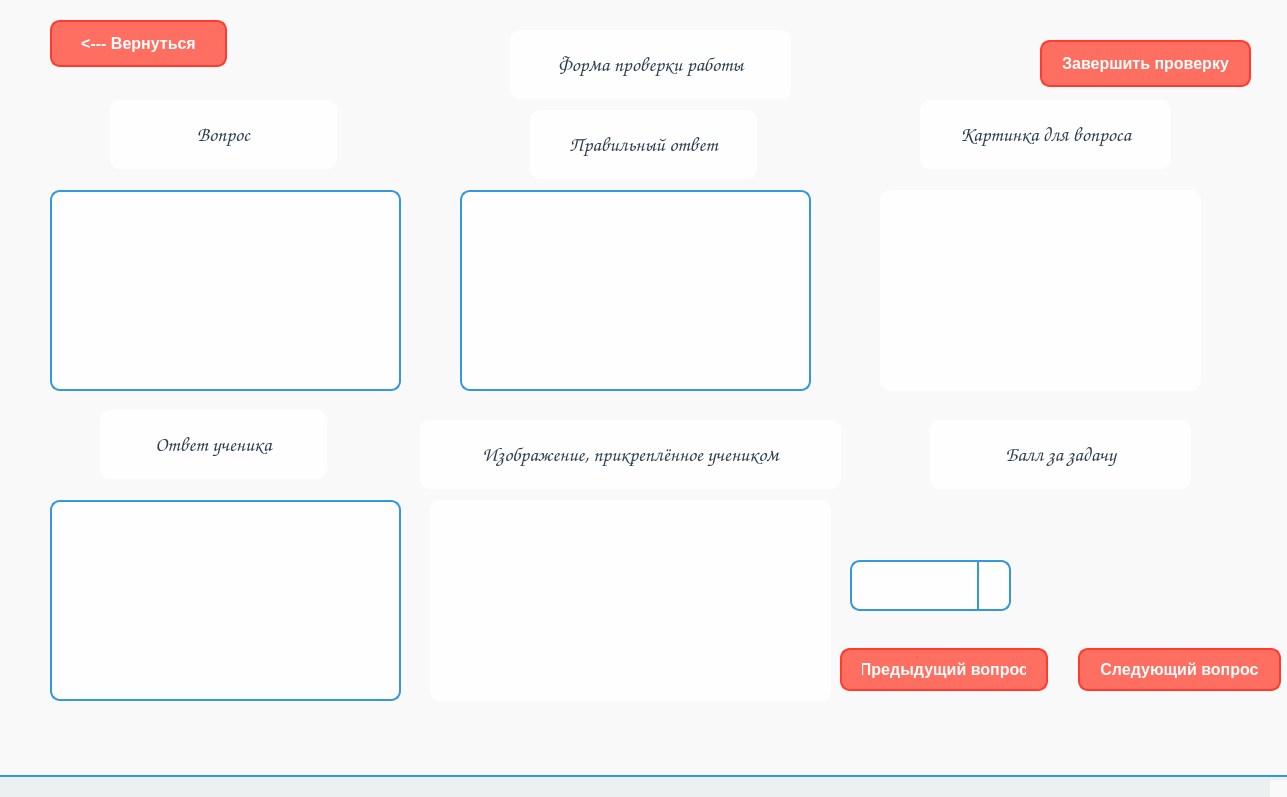
<?xml version="1.0" encoding="UTF-8"?>
<ui version="4.0">
 <class>MainWindow</class>
 <widget class="QMainWindow" name="MainWindow">
  <property name="geometry">
   <rect>
    <x>0</x>
    <y>0</y>
    <width>1287</width>
    <height>797</height>
   </rect>
  </property>
  <property name="windowTitle">
   <string>MainWindow</string>
  </property>
  <property name="styleSheet">
   <string notr="true">/* General Settings */
QWidget {
    font-family: &quot;Comic Sans MS&quot;; /* Fun and playful font */
    font-size: 14px;
    color: #2c3e50; /* Dark blue for text */
    background-color: #f9f9f9; /* Light gray background */
}

/* Background Images for Different Pages */
QWidget#mathPage {
    background-image: url(:/backgrounds/math_background.png); /* Math-themed background */
    background-position: center;
    background-repeat: no-repeat;
    background-size: cover;
}

QWidget#sciencePage {
    background-image: url(:/backgrounds/science_background.png); /* Science-themed background */
    background-position: center;
    background-repeat: no-repeat;
    background-size: cover;
}

QWidget#literaturePage {
    background-image: url(:/backgrounds/literature_background.png); /* Literature-themed background */
    background-position: center;
    background-repeat: no-repeat;
    background-size: cover;
}

QWidget#historyPage {
    background-image: url(:/backgrounds/history_background.png); /* History-themed background */
    background-position: center;
    background-repeat: no-repeat;
    background-size: cover;
}

/* Buttons */
QPushButton {
    background-color: #ff6f61; /* Coral */
    color: white;
    border: 2px solid #ff3b2f; /* Darker coral */
    border-radius: 10px;
    padding: 10px 20px;
    font-weight: bold;
    font-size: 16px;
}

QPushButton:hover {
    background-color: #ff3b2f; /* Darker coral on hover */
}

QPushButton:pressed {
    background-color: #ff1a1a; /* Even darker coral when pressed */
}

QPushButton:disabled {
    background-color: #bdc3c7; /* Gray */
    color: #7f8c8d; /* Light gray text */
    border: 2px solid #95a5a6;
}

/* Line Edits */
QLineEdit {
    background-color: rgba(255, 255, 255, 0.9); /* Semi-transparent white */
    border: 2px solid #3498db; /* Blue border */
    border-radius: 10px;
    padding: 10px;
    font-size: 14px;
}

QLineEdit:focus {
    border: 2px solid #ff6f61; /* Coral border when focused */
}

/* Labels */
QLabel {
    color: #2c3e50; /* Dark blue */
    font-size: 14px;
    background-color: rgba(255, 255, 255, 0.8); /* Semi-transparent white */
    border-radius: 10px;
    padding: 10px;
}

QLabel#titleLabel {
    font-size: 24px;
    font-weight: bold;
    color: #3498db; /* Blue for titles */
    background-color: transparent; /* No background for titles */
}

/* Combo Boxes */
QComboBox {
    background-color: rgba(255, 255, 255, 0.9); /* Semi-transparent white */
    border: 2px solid #3498db; /* Blue border */
    border-radius: 10px;
    padding: 10px;
    font-size: 14px;
}

QComboBox::drop-down {
    subcontrol-origin: padding;
    subcontrol-position: top right;
    width: 30px;
    border-left: 2px solid #3498db;
}

QComboBox::down-arrow {
    image: url(:/icons/down_arrow.png); /* Replace with your icon */
}

QComboBox QAbstractItemView {
    background-color: white;
    border: 2px solid #3498db;
    selection-background-color: #ff6f61; /* Coral for selected item */
    selection-color: white;
}

/* Check Boxes */
QCheckBox {
    color: #2c3e50;
    background-color: rgba(255, 255, 255, 0.8); /* Semi-transparent white */
    border-radius: 10px;
    padding: 10px;
}

QCheckBox::indicator {
    width: 20px;
    height: 20px;
}

QCheckBox::indicator:checked {
    image: url(:/icons/checked.png); /* Replace with your icon */
}

QCheckBox::indicator:unchecked {
    image: url(:/icons/unchecked.png); /* Replace with your icon */
}

/* Radio Buttons */
QRadioButton {
    color: #2c3e50;
    background-color: rgba(255, 255, 255, 0.8); /* Semi-transparent white */
    border-radius: 10px;
    padding: 10px;
}

QRadioButton::indicator {
    width: 20px;
    height: 20px;
}

QRadioButton::indicator:checked {
    image: url(:/icons/radio_checked.png); /* Replace with your icon */
}

QRadioButton::indicator:unchecked {
    image: url(:/icons/radio_unchecked.png); /* Replace with your icon */
}

/* Progress Bars */
QProgressBar {
    background-color: #bdc3c7;
    border: 2px solid #95a5a6;
    border-radius: 10px;
    text-align: center;
    color: #2c3e50;
}

QProgressBar::chunk {
    background-color: #ff6f61; /* Coral */
    border-radius: 10px;
}

/* Spin Boxes */
QSpinBox {
    background-color: rgba(255, 255, 255, 0.9); /* Semi-transparent white */
    border: 2px solid #3498db; /* Blue border */
    border-radius: 10px;
    padding: 10px;
    font-size: 14px;
}

QSpinBox::up-button, QSpinBox::down-button {
    subcontrol-origin: border;
    subcontrol-position: top right;
    width: 30px;
    border-left: 2px solid #3498db;
}

QSpinBox::up-arrow {
    image: url(:/icons/up_arrow.png); /* Replace with your icon */
}

QSpinBox::down-arrow {
    image: url(:/icons/down_arrow.png); /* Replace with your icon */
}

/* Group Boxes */
QGroupBox {
    border: 2px solid #3498db; /* Blue border */
    border-radius: 10px;
    margin-top: 10px;
    padding-top: 15px;
    font-weight: bold;
    color: #3498db; /* Blue for group box titles */
    background-color: rgba(255, 255, 255, 0.8); /* Semi-transparent white */
}

QGroupBox::title {
    subcontrol-origin: margin;
    subcontrol-position: top left;
    padding: 0 10px;
}

/* Tabs */
QTabWidget::pane {
    border: 2px solid #3498db; /* Blue border */
    border-radius: 10px;
    padding: 10px;
    background-color: rgba(255, 255, 255, 0.9); /* Semi-transparent white */
}

QTabBar::tab {
    background-color: #ecf0f1;
    border: 2px solid #3498db;
    border-bottom: none;
    padding: 10px 20px;
    border-top-left-radius: 10px;
    border-top-right-radius: 10px;
    font-size: 14px;
}

QTabBar::tab:selected {
    background-color: white;
    border-bottom: 2px solid white;
}

QTabBar::tab:hover {
    background-color: #ff6f61; /* Coral on hover */
    color: white;
}

/* Scroll Bars */
QScrollBar:horizontal, QScrollBar:vertical {
    background-color: #ecf0f1;
    border-radius: 10px;
}

QScrollBar::handle:horizontal, QScrollBar::handle:vertical {
    background-color: #ff6f61; /* Coral */
    border-radius: 10px;
}

QScrollBar::add-line, QScrollBar::sub-line {
    background: none;
}

/* Tool Tips */
QToolTip {
    background-color: #ff6f61; /* Coral */
    color: white;
    border: 2px solid #ff3b2f;
    padding: 10px;
    border-radius: 10px;
}

/* Menus */
QMenuBar {
    background-color: #ecf0f1;
    color: #2c3e50;
}

QMenuBar::item {
    padding: 10px 20px;
}

QMenuBar::item:selected {
    background-color: #ff6f61; /* Coral */
    color: white;
}

QMenu {
    background-color: white;
    border: 2px solid #3498db;
    padding: 10px;
}

QMenu::item {
    padding: 10px 20px;
}

QMenu::item:selected {
    background-color: #ff6f61; /* Coral */
    color: white;
}

/* Tables */
QTableView {
    background-color: white;
    border: 2px solid #3498db;
    border-radius: 10px;
}

QTableView::item {
    padding: 10px;
}

QTableView::item:selected {
    background-color: #ff6f61; /* Coral */
    color: white;
}

/* Text Edit */
QTextEdit {
    background-color: rgba(255, 255, 255, 0.9); /* Semi-transparent white */
    border: 2px solid #3498db;
    border-radius: 10px;
    padding: 10px;
}

QTextEdit:focus {
    border: 2px solid #ff6f61; /* Coral */
}

/* Status Bar */
QStatusBar {
    background-color: #ecf0f1;
    border-top: 2px solid #3498db;
    padding: 10px;
}

/* Tool Bars */
QToolBar {
    background-color: #ecf0f1;
    border-bottom: 2px solid #3498db;
    padding: 10px;
}

QToolBar::separator {
    background-color: #3498db;
    width: 2px;
    margin: 10px;
}</string>
  </property>
  <widget class="QWidget" name="centralwidget">
   <widget class="QLabel" name="label">
    <property name="geometry">
     <rect>
      <x>510</x>
      <y>30</y>
      <width>281</width>
      <height>69</height>
     </rect>
    </property>
    <property name="font">
     <font>
      <family>Comic Sans MS</family>
      <pointsize>-1</pointsize>
     </font>
    </property>
    <property name="autoFillBackground">
     <bool>false</bool>
    </property>
    <property name="styleSheet">
     <string notr="true">font-size: 20px;</string>
    </property>
    <property name="text">
     <string>Форма проверки работы</string>
    </property>
    <property name="alignment">
     <set>Qt::AlignCenter</set>
    </property>
   </widget>
   <widget class="QPushButton" name="endButton">
    <property name="geometry">
     <rect>
      <x>1040</x>
      <y>40</y>
      <width>211</width>
      <height>47</height>
     </rect>
    </property>
    <property name="styleSheet">
     <string notr="true"/>
    </property>
    <property name="text">
     <string>Завершить проверку</string>
    </property>
   </widget>
   <widget class="QLabel" name="label_4">
    <property name="geometry">
     <rect>
      <x>530</x>
      <y>110</y>
      <width>227</width>
      <height>69</height>
     </rect>
    </property>
    <property name="font">
     <font>
      <family>Comic Sans MS</family>
      <pointsize>-1</pointsize>
     </font>
    </property>
    <property name="autoFillBackground">
     <bool>false</bool>
    </property>
    <property name="styleSheet">
     <string notr="true">font-size: 20px;</string>
    </property>
    <property name="text">
     <string>Правильный ответ</string>
    </property>
    <property name="alignment">
     <set>Qt::AlignCenter</set>
    </property>
   </widget>
   <widget class="QLabel" name="label_7">
    <property name="geometry">
     <rect>
      <x>920</x>
      <y>100</y>
      <width>251</width>
      <height>69</height>
     </rect>
    </property>
    <property name="font">
     <font>
      <family>Comic Sans MS</family>
      <pointsize>-1</pointsize>
     </font>
    </property>
    <property name="autoFillBackground">
     <bool>false</bool>
    </property>
    <property name="styleSheet">
     <string notr="true">font-size: 20px;</string>
    </property>
    <property name="text">
     <string>Картинка для вопроса</string>
    </property>
    <property name="alignment">
     <set>Qt::AlignCenter</set>
    </property>
   </widget>
   <widget class="QLabel" name="label_2">
    <property name="geometry">
     <rect>
      <x>110</x>
      <y>100</y>
      <width>227</width>
      <height>69</height>
     </rect>
    </property>
    <property name="font">
     <font>
      <family>Comic Sans MS</family>
      <pointsize>-1</pointsize>
     </font>
    </property>
    <property name="autoFillBackground">
     <bool>false</bool>
    </property>
    <property name="styleSheet">
     <string notr="true">font-size: 20px;</string>
    </property>
    <property name="text">
     <string>Вопрос</string>
    </property>
    <property name="alignment">
     <set>Qt::AlignCenter</set>
    </property>
   </widget>
   <widget class="QPushButton" name="back_button">
    <property name="geometry">
     <rect>
      <x>50</x>
      <y>20</y>
      <width>177</width>
      <height>47</height>
     </rect>
    </property>
    <property name="styleSheet">
     <string notr="true"/>
    </property>
    <property name="text">
     <string>&lt;--- Вернуться</string>
    </property>
   </widget>
   <widget class="QTextBrowser" name="qwestionEdit">
    <property name="enabled">
     <bool>false</bool>
    </property>
    <property name="geometry">
     <rect>
      <x>50</x>
      <y>190</y>
      <width>351</width>
      <height>201</height>
     </rect>
    </property>
    <property name="styleSheet">
     <string notr="true"/>
    </property>
   </widget>
   <widget class="QTextBrowser" name="answerEdit">
    <property name="enabled">
     <bool>false</bool>
    </property>
    <property name="geometry">
     <rect>
      <x>460</x>
      <y>190</y>
      <width>351</width>
      <height>201</height>
     </rect>
    </property>
    <property name="styleSheet">
     <string notr="true"/>
    </property>
   </widget>
   <widget class="QLabel" name="imageLabel">
    <property name="geometry">
     <rect>
      <x>880</x>
      <y>190</y>
      <width>321</width>
      <height>201</height>
     </rect>
    </property>
    <property name="text">
     <string/>
    </property>
   </widget>
   <widget class="QLabel" name="label_5">
    <property name="geometry">
     <rect>
      <x>100</x>
      <y>410</y>
      <width>227</width>
      <height>69</height>
     </rect>
    </property>
    <property name="font">
     <font>
      <family>Comic Sans MS</family>
      <pointsize>-1</pointsize>
     </font>
    </property>
    <property name="autoFillBackground">
     <bool>false</bool>
    </property>
    <property name="styleSheet">
     <string notr="true">font-size: 20px;</string>
    </property>
    <property name="text">
     <string>Ответ ученика</string>
    </property>
    <property name="alignment">
     <set>Qt::AlignCenter</set>
    </property>
   </widget>
   <widget class="QTextBrowser" name="useranswerEdit">
    <property name="enabled">
     <bool>false</bool>
    </property>
    <property name="geometry">
     <rect>
      <x>50</x>
      <y>500</y>
      <width>351</width>
      <height>201</height>
     </rect>
    </property>
    <property name="styleSheet">
     <string notr="true"/>
    </property>
   </widget>
   <widget class="QLabel" name="label_8">
    <property name="geometry">
     <rect>
      <x>420</x>
      <y>420</y>
      <width>421</width>
      <height>69</height>
     </rect>
    </property>
    <property name="font">
     <font>
      <family>Comic Sans MS</family>
      <pointsize>-1</pointsize>
     </font>
    </property>
    <property name="autoFillBackground">
     <bool>false</bool>
    </property>
    <property name="styleSheet">
     <string notr="true">font-size: 20px;</string>
    </property>
    <property name="text">
     <string>Изображение, прикреплённое учеником</string>
    </property>
    <property name="alignment">
     <set>Qt::AlignCenter</set>
    </property>
   </widget>
   <widget class="QLabel" name="userimageLabel">
    <property name="geometry">
     <rect>
      <x>430</x>
      <y>500</y>
      <width>401</width>
      <height>201</height>
     </rect>
    </property>
    <property name="text">
     <string/>
    </property>
   </widget>
   <widget class="QLabel" name="label_9">
    <property name="geometry">
     <rect>
      <x>930</x>
      <y>420</y>
      <width>261</width>
      <height>69</height>
     </rect>
    </property>
    <property name="font">
     <font>
      <family>Comic Sans MS</family>
      <pointsize>-1</pointsize>
     </font>
    </property>
    <property name="autoFillBackground">
     <bool>false</bool>
    </property>
    <property name="styleSheet">
     <string notr="true">font-size: 20px;</string>
    </property>
    <property name="text">
     <string>Балл за задачу</string>
    </property>
    <property name="alignment">
     <set>Qt::AlignCenter</set>
    </property>
   </widget>
   <widget class="QComboBox" name="comboBox">
    <property name="geometry">
     <rect>
      <x>850</x>
      <y>560</y>
      <width>161</width>
      <height>51</height>
     </rect>
    </property>
   </widget>
   <widget class="QWidget" name="horizontalLayoutWidget_2">
    <property name="geometry">
     <rect>
      <x>840</x>
      <y>630</y>
      <width>441</width>
      <height>80</height>
     </rect>
    </property>
    <layout class="QHBoxLayout" name="horizontalLayout_2">
     <property name="spacing">
      <number>30</number>
     </property>
     <property name="rightMargin">
      <number>0</number>
     </property>
     <item>
      <widget class="QPushButton" name="previewButton">
       <property name="styleSheet">
        <string notr="true"/>
       </property>
       <property name="text">
        <string>Предыдущий вопрос</string>
       </property>
      </widget>
     </item>
     <item>
      <widget class="QPushButton" name="nextButton">
       <property name="styleSheet">
        <string notr="true"/>
       </property>
       <property name="text">
        <string>Следующий вопрос</string>
       </property>
      </widget>
     </item>
    </layout>
   </widget>
  </widget>
  <widget class="QMenuBar" name="menubar">
   <property name="geometry">
    <rect>
     <x>0</x>
     <y>0</y>
     <width>1287</width>
     <height>40</height>
    </rect>
   </property>
  </widget>
  <widget class="QStatusBar" name="statusbar"/>
 </widget>
 <resources/>
 <connections/>
</ui>
